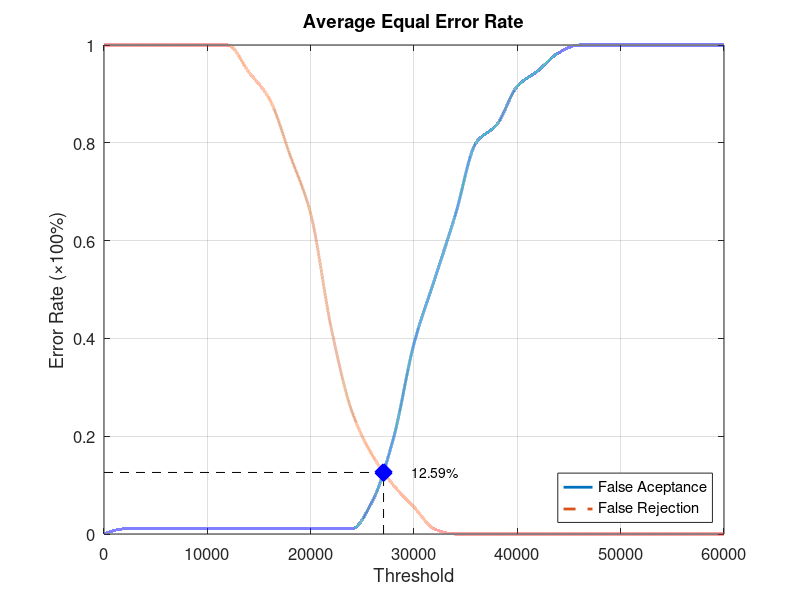
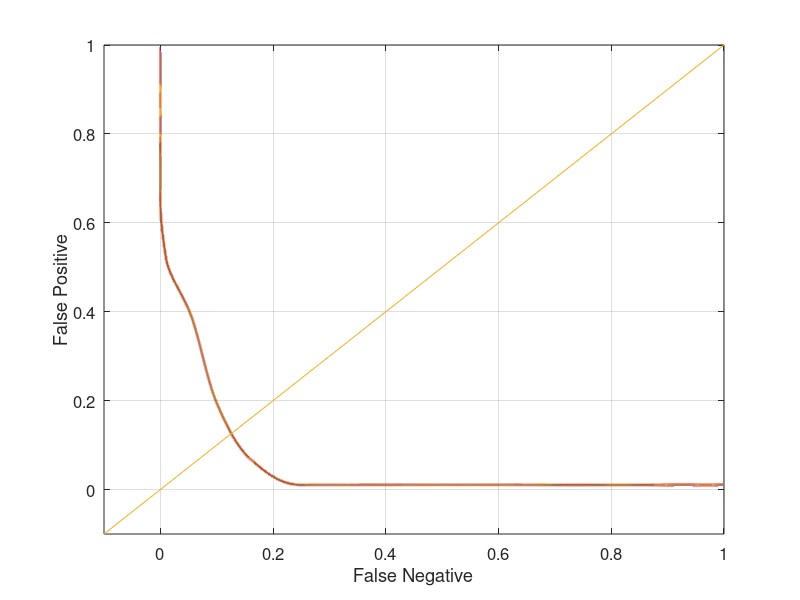

These figures' MATLAB source, in order:
function yEER = Database3_1
close all;
clear;
clc;
x = 0:2000:60000;
xq = 0:0.5:60000;

y0 = [0 0.0105263 0.0105263 0.0105263 0.0105263 0.0105263 0.0105263 0.0105263 0.0105263 0.0105263 0.0105263 0.0105263 0.0105263 0.0684211 0.194737 0.389474 0.521053 0.652632 0.8 0.836842 0.915789 0.947368 0.984211 1 1 1 1 1 1 1 1];
yy0 = interp1(x, y0, xq, 'pchip');
y1 = [1 1 1 1 1 1 1 0.945 0.89 0.775 0.655 0.42 0.25 0.16 0.1 0.055 0.01 0 0 0 0 0 0 0 0 0 0 0 0 0 0];
yy1 = interp1(x, y1, xq, 'pchip');

% Calculating EER: 
y2 = abs(y0 - y1);
find(y2 == min(y2))
yy2 = abs(yy0 - yy1);
xEER = find(yy2 == min(yy2));
xEERIndex = xq(xEER) % X-axis EER
yEER = yy0(xEER) % Y-axis EER

main = figure
plot(xq, yy0,'-','LineWidth', 2);	hold on
plot(xq, yy1,'--','LineWidth', 2);	hold on
plot([xEERIndex xEERIndex], [0 yEER], 'k--');	hold on
plot([0 xEERIndex], [yEER yEER], 'k--');	hold on
plot(xEERIndex, yEER, 'bx', 'LineWidth', 10);	hold on
text(xEERIndex + 10 * xEERIndex / 100, yEER, [num2str(round((10000 * yEER)) / 100) '%'])
legend('False Aceptance', 'False Rejection', 'Location', 'SouthEast')
xlabel('Threshold')
ylabel('Error Rate (\times100%)')
title('Average Equal Error Rate')
set(gca, 'FontSize', 12)
axis([0 60000 0 1])
grid on

print(main, 'Database3_1Main', '-dpng');
FNRxFPR = figure('Color', [1 1 1]);
plot(yy1, yy0, '-', yy1, yy0, 'LineWidth', 2);
hold on
y = -0.1:0.1:1
plot(y, y); 
set(gca, 'FontSize', 12)
xlabel('False Negative')
ylabel('False Positive')
axis([-0.1 1 -0.1 1])
set(gca, 'FontSize', 12)
grid on

print(FNRxFPR, 'Database3_1FNRxFPR','-dpng');
end
